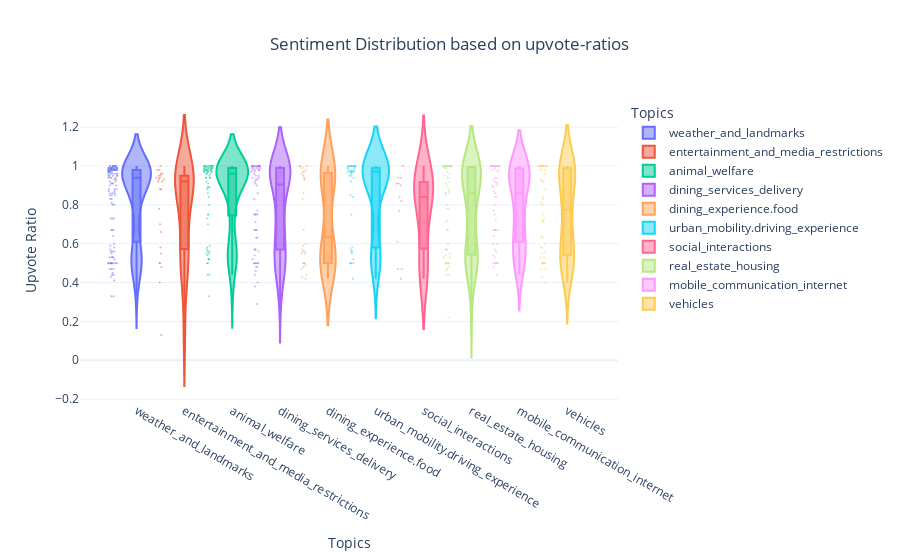

Notebook code cell kept with this figure:
### Code cell
# Create a violin plot with Plotly
fig = px.violin(upvote_data, y="upvote_ratio", x="human_labels", color = "human_labels",
                box=True, points="all", title="Sentiment Distribution for Top 10 Topics",
                labels={"human_labels": "Topics", "upvote_ratio": "Upvote Ratio"}, height = 600,
                category_orders={"human_labels": top_comments.index.tolist()})

# Customize the appearance
fig.update_traces(marker=dict(size=2, opacity=0.5), selector=dict(type='violin'))
fig.update_layout(violingap=0.05, violingroupgap=0.3, 
                  violinmode="overlay", title={"text": "Sentiment Distribution based on upvote-ratios", "x": 0.3} )

# Show the plot
fig.show()

### Figure 1 — Plotly figure (JSON) as saved in the notebook; plotly's stock layout.template omitted (floating-point values rounded to 4 significant figures; data arrays with more than 128 entries replaced by an {"elided": "..."} marker saying what was removed)
{"data": [{"alignmentgroup": "True", "box": {"visible": true}, "hovertemplate": "Topics=%{x}<br>Upvote Ratio=%{y}<extra></extra>", "legendgroup": "weather_and_landmarks", "marker": {"color": "#636efa", "opacity": 0.5, "size": 2}, "name": "weather_and_landmarks", "offsetgroup": "weather_and_landmarks", "orientation": "v", "points": "all", "scalegroup": "True", "showlegend": true, "type": "violin", "x": {"elided": "131 str values"}, "x0": " ", "xaxis": "x", "y": {"elided": "131 float values"}, "y0": " ", "yaxis": "y"}, {"alignmentgroup": "True", "box": {"visible": true}, "hovertemplate": "Topics=%{x}<br>Upvote Ratio=%{y}<extra></extra>", "legendgroup": "entertainment_and_media_restrictions", "marker": {"color": "#EF553B", "opacity": 0.5, "size": 2}, "name": "entertainment_and_media_restrictions", "offsetgroup": "entertainment_and_media_restrictions", "orientation": "v", "points": "all", "scalegroup": "True", "showlegend": true, "type": "violin", "x": ["entertainment_and_media_restrictions", "entertainment_and_media_restrictions", "entertainment_and_media_restrictions", "entertainment_and_media_restrictions", "entertainment_and_media_restrictions", "entertainment_and_media_restrictions", "entertainment_and_media_restrictions", "entertainment_and_media_restrictions", "entertainment_and_media_restrictions", "entertainment_and_media_restrictions", "entertainment_and_media_restrictions", "entertainment_and_media_restrictions", "entertainment_and_media_restrictions", "entertainment_and_media_restrictions", "entertainment_and_media_restrictions", "entertainment_and_media_restrictions", "entertainment_and_media_restrictions", "entertainment_and_media_restrictions", "entertainment_and_media_restrictions", "entertainment_and_media_restrictions", "entertainment_and_media_restrictions", "entertainment_and_media_restrictions", "entertainment_and_media_restrictions", "entertainment_and_media_restrictions", "entertainment_and_media_restrictions"], "x0": " ", "xaxis": "x", "y": [0.5, 0.48, 0.98, 0.88, 0.92, 0.93, 0.94, 0.78, 0.58, 1, 0.94, 0.96, 0.93, 0.5, 0.95, 0.98, 0.95, 0.55, 0.92, 0.66, 0.4, 0.88, 0.7, 0.13, 0.96], "y0": " ", "yaxis": "y"}, {"alignmentgroup": "True", "box": {"visible": true}, "hovertemplate": "Topics=%{x}<br>Upvote Ratio=%{y}<extra></extra>", "legendgroup": "animal_welfare", "marker": {"color": "#00cc96", "opacity": 0.5, "size": 2}, "name": "animal_welfare", "offsetgroup": "animal_welfare", "orientation": "v", "points": "all", "scalegroup": "True", "showlegend": true, "type": "violin", "x": ["animal_welfare", "animal_welfare", "animal_welfare", "animal_welfare", "animal_welfare", "animal_welfare", "animal_welfare", "animal_welfare", "animal_welfare", "animal_welfare", "animal_welfare", "animal_welfare", "animal_welfare", "animal_welfare", "animal_welfare", "animal_welfare", "animal_welfare", "animal_welfare", "animal_welfare", "animal_welfare", "animal_welfare", "animal_welfare", "animal_welfare", "animal_welfare", "animal_welfare", "animal_welfare", "animal_welfare", "animal_welfare", "animal_welfare", "animal_welfare", "animal_welfare", "animal_welfare", "animal_welfare", "animal_welfare", "animal_welfare", "animal_welfare", "animal_welfare", "animal_welfare", "animal_welfare", "animal_welfare", "animal_welfare", "animal_welfare", "animal_welfare", "animal_welfare", "animal_welfare", "animal_welfare", "animal_welfare", "animal_welfare", "animal_welfare", "animal_welfare", "animal_welfare", "animal_welfare", "animal_welfare", "animal_welfare", "animal_welfare", "animal_welfare", "animal_welfare", "animal_welfare", "animal_welfare", "animal_welfare", "animal_welfare", "animal_welfare", "animal_welfare", "animal_welfare", "animal_welfare", "animal_welfare", "animal_welfare", "animal_welfare", "animal_welfare", "animal_welfare", "animal_welfare", "animal_welfare", "animal_welfare"], "x0": " ", "xaxis": "x", "y": [0.99, 0.54, 0.98, 0.99, 0.94, 0.95, 0.57, 0.99, 0.97, 0.7, 0.99, 0.98, 0.99, 1, 0.98, 0.89, 0.97, 0.56, 0.96, 0.94, 1, 0.98, 0.99, 0.52, 0.98, 0.52, 0.99, 0.5, 0.99, 0.94, 0.89, 0.33, 0.91, 0.44, 0.55, 0.98, 0.97, 0.98, 0.58, 0.98, 0.55, 0.97, 1, 0.97, 1, 0.97, 0.56, 0.96, 0.75, 1, 0.5, 0.99, 0.96, 1, 0.75, 0.8, 1, 0.52, 0.89, 0.84, 1, 0.86, 1, 1, 0.94, 0.73, 0.97, 0.88, 0.98, 1, 0.92, 0.59, 0.44], "y0": " ", "yaxis": "y"}, {"alignmentgroup": "True", "box": {"visible": true}, "hovertemplate": "Topics=%{x}<br>Upvote Ratio=%{y}<extra></extra>", "legendgroup": "dining_services_delivery", "marker": {"color": "#ab63fa", "opacity": 0.5, "size": 2}, "name": "dining_services_delivery", "offsetgroup": "dining_services_delivery", "orientation": "v", "points": "all", "scalegroup": "True", "showlegend": true, "type": "violin", "x": ["dining_services_delivery", "dining_services_delivery", "dining_services_delivery", "dining_services_delivery", "dining_services_delivery", "dining_services_delivery", "dining_services_delivery", "dining_services_delivery", "dining_services_delivery", "dining_services_delivery", "dining_services_delivery", "dining_services_delivery", "dining_services_delivery", "dining_services_delivery", "dining_services_delivery", "dining_services_delivery", "dining_services_delivery", "dining_services_delivery", "dining_services_delivery", "dining_services_delivery", "dining_services_delivery", "dining_services_delivery", "dining_services_delivery", "dining_services_delivery", "dining_services_delivery", "dining_services_delivery", "dining_services_delivery", "dining_services_delivery", "dining_services_delivery", "dining_services_delivery", "dining_services_delivery", "dining_services_delivery", "dining_services_delivery", "dining_services_delivery", "dining_services_delivery", "dining_services_delivery", "dining_services_delivery", "dining_services_delivery", "dining_services_delivery", "dining_services_delivery", "dining_services_delivery", "dining_services_delivery", "dining_services_delivery", "dining_services_delivery", "dining_services_delivery", "dining_services_delivery", "dining_services_delivery", "dining_services_delivery", "dining_services_delivery", "dining_services_delivery", "dining_services_delivery", "dining_services_delivery", "dining_services_delivery", "dining_services_delivery", "dining_services_delivery", "dining_services_delivery", "dining_services_delivery", "dining_services_delivery", "dining_services_delivery", "dining_services_delivery", "dining_services_delivery", "dining_services_delivery", "dining_services_delivery", "dining_services_delivery", "dining_services_delivery", "dining_services_delivery", "dining_services_delivery", "dining_services_delivery"], "x0": " ", "xaxis": "x", "y": [0.46, 0.5, 0.56, 0.91, 0.63, 0.98, 1, 0.57, 0.57, 0.48, 0.98, 0.99, 0.52, 0.5, 0.44, 1, 0.57, 0.96, 0.5, 0.83, 1, 1, 0.94, 0.9, 0.77, 0.5, 0.5, 0.63, 0.99, 0.99, 0.95, 0.94, 0.54, 1, 0.93, 0.99, 1, 0.98, 0.67, 1, 0.97, 0.98, 0.95, 0.75, 0.75, 0.38, 0.75, 0.67, 0.93, 1, 0.4, 0.67, 0.71, 1, 0.97, 0.67, 0.5, 0.48, 1, 0.99, 1, 0.75, 0.92, 1, 0.86, 1, 0.29, 1], "y0": " ", "yaxis": "y"}, {"alignmentgroup": "True", "box": {"visible": true}, "hovertemplate": "Topics=%{x}<br>Upvote Ratio=%{y}<extra></extra>", "legendgroup": "dining_experience.food", "marker": {"color": "#FFA15A", "opacity": 0.5, "size": 2}, "name": "dining_experience.food", "offsetgroup": "dining_experience.food", "orientation": "v", "points": "all", "scalegroup": "True", "showlegend": true, "type": "violin", "x": ["dining_experience.food", "dining_experience.food", "dining_experience.food", "dining_experience.food", "dining_experience.food", "dining_experience.food", "dining_experience.food", "dining_experience.food", "dining_experience.food", "dining_experience.food", "dining_experience.food", "dining_experience.food", "dining_experience.food", "dining_experience.food", "dining_experience.food", "dining_experience.food", "dining_experience.food", "dining_experience.food", "dining_experience.food", "dining_experience.food", "dining_experience.food", "dining_experience.food", "dining_experience.food", "dining_experience.food", "dining_experience.food", "dining_experience.food", "dining_experience.food", "dining_experience.food", "dining_experience.food", "dining_experience.food", "dining_experience.food", "dining_experience.food"], "x0": " ", "xaxis": "x", "y": [0.49, 0.48, 0.59, 0.98, 0.83, 1, 0.57, 0.55, 1, 0.67, 0.5, 0.42, 0.93, 0.47, 0.5, 0.86, 1, 0.97, 0.44, 0.43, 0.56, 0.56, 0.99, 0.96, 0.6, 0.5, 0.93, 0.55, 0.94, 0.97, 0.95, 0.99], "y0": " ", "yaxis": "y"}, {"alignmentgroup": "True", "box": {"visible": true}, "hovertemplate": "Topics=%{x}<br>Upvote Ratio=%{y}<extra></extra>", "legendgroup": "urban_mobility.driving_experience", "marker": {"color": "#19d3f3", "opacity": 0.5, "size": 2}, "name": "urban_mobility.driving_experience", "offsetgroup": "urban_mobility.driving_experience", "orientation": "v", "points": "all", "scalegroup": "True", "showlegend": true, "type": "violin", "x": ["urban_mobility.driving_experience", "urban_mobility.driving_experience", "urban_mobility.driving_experience", "urban_mobility.driving_experience", "urban_mobility.driving_experience", "urban_mobility.driving_experience", "urban_mobility.driving_experience", "urban_mobility.driving_experience", "urban_mobility.driving_experience", "urban_mobility.driving_experience", "urban_mobility.driving_experience", "urban_mobility.driving_experience", "urban_mobility.driving_experience", "urban_mobility.driving_experience", "urban_mobility.driving_experience", "urban_mobility.driving_experience", "urban_mobility.driving_experience", "urban_mobility.driving_experience", "urban_mobility.driving_experience", "urban_mobility.driving_experience", "urban_mobility.driving_experience", "urban_mobility.driving_experience", "urban_mobility.driving_experience", "urban_mobility.driving_experience", "urban_mobility.driving_experience", "urban_mobility.driving_experience", "urban_mobility.driving_experience", "urban_mobility.driving_experience", "urban_mobility.driving_experience", "urban_mobility.driving_experience", "urban_mobility.driving_experience", "urban_mobility.driving_experience", "urban_mobility.driving_experience", "urban_mobility.driving_experience", "urban_mobility.driving_experience", "urban_mobility.driving_experience", "urban_mobility.driving_experience", "urban_mobility.driving_experience", "urban_mobility.driving_experience", "urban_mobility.driving_experience", "urban_mobility.driving_experience", "urban_mobility.driving_experience"], "x0": " ", "xaxis": "x", "y": [0.56, 0.57, 0.55, 0.99, 0.95, 0.84, 0.97, 0.5, 0.99, 0.5, 0.98, 0.98, 0.58, 0.95, 0.97, 0.56, 0.99, 0.97, 1, 0.75, 0.94, 0.5, 1, 1, 1, 0.97, 0.42, 0.97, 0.52, 0.96, 1, 0.98, 0.5, 1, 0.85, 1, 0.97, 1, 1, 0.97, 0.92, 1], "y0": " ", "yaxis": "y"}, {"alignmentgroup": "True", "box": {"visible": true}, "hovertemplate": "Topics=%{x}<br>Upvote Ratio=%{y}<extra></extra>", "legendgroup": "social_interactions", "marker": {"color": "#FF6692", "opacity": 0.5, "size": 2}, "name": "social_interactions", "offsetgroup": "social_interactions", "orientation": "v", "points": "all", "scalegroup": "True", "showlegend": true, "type": "violin", "x": ["social_interactions", "social_interactions", "social_interactions", "social_interactions", "social_interactions", "social_interactions", "social_interactions", "social_interactions", "social_interactions", "social_interactions", "social_interactions", "social_interactions", "social_interactions"], "x0": " ", "xaxis": "x", "y": [1, 0.47, 0.94, 0.94, 0.91, 0.77, 0.47, 0.9, 0.91, 0.61, 0.84, 0.42, 0.82], "y0": " ", "yaxis": "y"}, {"alignmentgroup": "True", "box": {"visible": true}, "hovertemplate": "Topics=%{x}<br>Upvote Ratio=%{y}<extra></extra>", "legendgroup": "real_estate_housing", "marker": {"color": "#B6E880", "opacity": 0.5, "size": 2}, "name": "real_estate_housing", "offsetgroup": "real_estate_housing", "orientation": "v", "points": "all", "scalegroup": "True", "showlegend": true, "type": "violin", "x": ["real_estate_housing", "real_estate_housing", "real_estate_housing", "real_estate_housing", "real_estate_housing", "real_estate_housing", "real_estate_housing", "real_estate_housing", "real_estate_housing", "real_estate_housing", "real_estate_housing", "real_estate_housing", "real_estate_housing", "real_estate_housing", "real_estate_housing", "real_estate_housing", "real_estate_housing", "real_estate_housing", "real_estate_housing", "real_estate_housing", "real_estate_housing", "real_estate_housing", "real_estate_housing", "real_estate_housing", "real_estate_housing", "real_estate_housing", "real_estate_housing", "real_estate_housing", "real_estate_housing", "real_estate_housing", "real_estate_housing", "real_estate_housing", "real_estate_housing", "real_estate_housing", "real_estate_housing", "real_estate_housing", "real_estate_housing", "real_estate_housing", "real_estate_housing", "real_estate_housing", "real_estate_housing", "real_estate_housing", "real_estate_housing", "real_estate_housing", "real_estate_housing", "real_estate_housing", "real_estate_housing", "real_estate_housing", "real_estate_housing", "real_estate_housing", "real_estate_housing", "real_estate_housing", "real_estate_housing", "real_estate_housing", "real_estate_housing", "real_estate_housing", "real_estate_housing", "real_estate_housing", "real_estate_housing", "real_estate_housing"], "x0": " ", "xaxis": "x", "y": [0.53, 0.5, 0.48, 0.91, 0.6, 0.22, 0.47, 0.72, 1, 0.6, 0.46, 0.53, 0.94, 0.54, 0.99, 0.97, 0.9, 1, 0.57, 0.85, 0.55, 0.44, 0.44, 1, 0.57, 0.99, 1, 1, 0.94, 0.8, 0.96, 1, 0.67, 1, 1, 0.78, 1, 0.57, 0.5, 0.86, 1, 0.95, 0.99, 0.88, 1, 1, 1, 0.78, 0.5, 0.86, 0.86, 0.87, 1, 1, 0.92, 0.5, 0.71, 0.5, 0.5, 0.67], "y0": " ", "yaxis": "y"}, {"alignmentgroup": "True", "box": {"visible": true}, "hovertemplate": "Topics=%{x}<br>Upvote Ratio=%{y}<extra></extra>", "legendgroup": "mobile_communication_internet", "marker": {"color": "#FF97FF", "opacity": 0.5, "size": 2}, "name": "mobile_communication_internet", "offsetgroup": "mobile_communication_internet", "orientation": "v", "points": "all", "scalegroup": "True", "showlegend": true, "type": "violin", "x": ["mobile_communication_internet", "mobile_communication_internet", "mobile_communication_internet", "mobile_communication_internet", "mobile_communication_internet", "mobile_communication_internet", "mobile_communication_internet", "mobile_communication_internet", "mobile_communication_internet", "mobile_communication_internet", "mobile_communication_internet", "mobile_communication_internet", "mobile_communication_internet", "mobile_communication_internet", "mobile_communication_internet", "mobile_communication_internet", "mobile_communication_internet", "mobile_communication_internet", "mobile_communication_internet", "mobile_communication_internet", "mobile_communication_internet", "mobile_communication_internet", "mobile_communication_internet", "mobile_communication_internet", "mobile_communication_internet", "mobile_communication_internet", "mobile_communication_internet", "mobile_communication_internet", "mobile_communication_internet", "mobile_communication_internet", "mobile_communication_internet", "mobile_communication_internet", "mobile_communication_internet", "mobile_communication_internet", "mobile_communication_internet", "mobile_communication_internet", "mobile_communication_internet", "mobile_communication_internet", "mobile_communication_internet", "mobile_communication_internet", "mobile_communication_internet", "mobile_communication_internet", "mobile_communication_internet", "mobile_communication_internet", "mobile_communication_internet", "mobile_communication_internet", "mobile_communication_internet", "mobile_communication_internet", "mobile_communication_internet", "mobile_communication_internet", "mobile_communication_internet", "mobile_communication_internet", "mobile_communication_internet", "mobile_communication_internet", "mobile_communication_internet"], "x0": " ", "xaxis": "x", "y": [0.48, 0.5, 0.5, 1, 0.97, 0.5, 0.57, 0.67, 0.67, 0.67, 1, 0.75, 0.53, 0.99, 0.94, 0.92, 0.5, 0.87, 0.67, 0.93, 0.5, 0.44, 0.56, 0.8, 0.94, 0.54, 0.98, 0.5, 0.86, 1, 1, 0.9, 1, 1, 0.9, 1, 0.67, 0.91, 1, 0.92, 0.84, 0.6, 0.89, 0.77, 1, 0.84, 1, 1, 1, 0.67, 1, 0.64, 0.72, 0.6, 0.98], "y0": " ", "yaxis": "y"}, {"alignmentgroup": "True", "box": {"visible": true}, "hovertemplate": "Topics=%{x}<br>Upvote Ratio=%{y}<extra></extra>", "legendgroup": "vehicles", "marker": {"color": "#FECB52", "opacity": 0.5, "size": 2}, "name": "vehicles", "offsetgroup": "vehicles", "orientation": "v", "points": "all", "scalegroup": "True", "showlegend": true, "type": "violin", "x": ["vehicles", "vehicles", "vehicles", "vehicles", "vehicles", "vehicles", "vehicles", "vehicles", "vehicles", "vehicles", "vehicles", "vehicles", "vehicles", "vehicles", "vehicles", "vehicles", "vehicles", "vehicles", "vehicles", "vehicles", "vehicles", "vehicles", "vehicles", "vehicles", "vehicles", "vehicles", "vehicles", "vehicles", "vehicles", "vehicles", "vehicles", "vehicles", "vehicles", "vehicles", "vehicles", "vehicles", "vehicles", "vehicles", "vehicles", "vehicles", "vehicles", "vehicles", "vehicles", "vehicles"], "x0": " ", "xaxis": "x", "y": [0.56, 0.47, 1, 0.75, 0.53, 0.43, 0.58, 0.55, 1, 0.5, 0.53, 0.47, 0.98, 0.92, 0.5, 0.98, 0.83, 0.73, 1, 1, 0.8, 0.92, 0.58, 0.63, 1, 0.6, 1, 1, 0.88, 0.5, 0.72, 0.93, 0.4, 0.96, 0.71, 1, 1, 0.84, 1, 0.5, 0.81, 1, 0.5, 0.64], "y0": " ", "yaxis": "y"}], "layout": {"autosize": true, "legend": {"title": {"text": "Topics"}, "tracegroupgap": 0}, "title": {"text": "Sentiment Distribution based on upvote-ratios", "x": 0.3}, "violingap": 0.05, "violingroupgap": 0.3, "violinmode": "overlay", "xaxis": {"anchor": "y", "autorange": true, "categoryarray": ["weather_and_landmarks", "entertainment_and_media_restrictions", "animal_welfare", "dining_services_delivery", "dining_experience.food", "urban_mobility.driving_experience", "social_interactions", "real_estate_housing", "mobile_communication_internet", "vehicles"], "categoryorder": "array", "domain": [0, 1], "range": [-1.173, 10.06], "title": {"text": "Topics"}, "type": "category"}, "yaxis": {"anchor": "x", "autorange": true, "domain": [0, 1], "range": [-0.2097, 1.34], "title": {"text": "Upvote Ratio"}, "type": "linear"}}}
